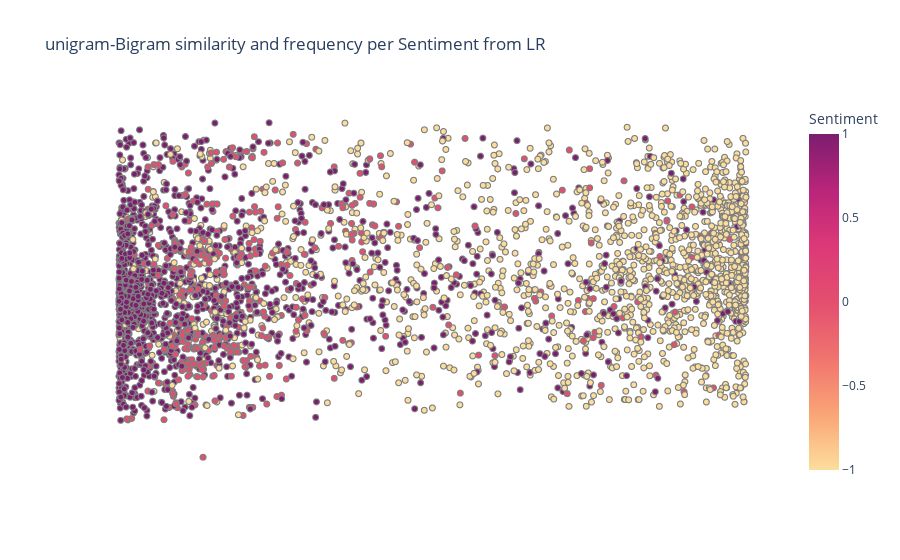

Notebook code for this chart:
### Markdown cell above
#  For LR
Θα χρησιμοποιήσουμε τα predicted probabilities που προκύπτουν απο το LR για το κατα πόσο είναι σίγουρο το μοντέλο οτι ενα tweet ανοίκει σε κάποια κλάση.

### Code cell
tsne = TSNE(n_components=2,learning_rate='auto',init='random')
# pca= PCA(n_components=1)
X_embedded  = tsne.fit_transform(tfidf)
df = pd.DataFrame(columns=['tsne_1','tsne_2','probas','tweet','Sentiment'])
df['tsne_1'] = X_embedded[:, 0]
# df['pca'] = X_embedded[:, 0]
df['tsne_2'] = X_embedded[:, 1]
df['probas'] = pd.DataFrame(probas3)
df['tweet'] = dataTest['OriginalTweet']
df['Sentiment'] = dataTest['Sentiment']
    # print(df.shape)
    # print(df['tsne_1'].head(2))
fig = px.scatter(df, x='probas', y='tsne_1', hover_name= 'tweet',color='Sentiment',size_max=45
                     , template='plotly_white', title='unigram-Bigram similarity and frequency per Sentiment from LR', labels={'words': 'Avg. Length<BR>(words)'}
                     , color_continuous_scale=px.colors.sequential.Sunsetdark)
fig.update_traces(marker=dict(line=dict(width=1, color='Gray')))
fig.update_xaxes(visible=False)
fig.update_yaxes(visible=False)
# fig.show()

iplot(fig)
#fig.write_html('scatter.html')

### Figure 1 — Plotly figure (JSON) as saved in the notebook; plotly's stock layout.template omitted (floating-point values rounded to 4 significant figures; data arrays with more than 128 entries replaced by an {"elided": "..."} marker saying what was removed)
{"data": [{"hovertemplate": "<b>%{hovertext}</b><br><br>probas=%{x}<br>tsne_1=%{y}<br>Sentiment=%{marker.color}<extra></extra>", "hovertext": {"elided": "3798 str values"}, "legendgroup": "", "marker": {"color": {"elided": "3798 int values"}, "coloraxis": "coloraxis", "line": {"color": "Gray", "width": 1}, "symbol": "circle"}, "mode": "markers", "name": "", "showlegend": false, "type": "scattergl", "x": {"elided": "3798 float values"}, "xaxis": "x", "y": {"elided": "3798 float values"}, "yaxis": "y"}], "layout": {"coloraxis": {"colorbar": {"title": {"text": "Sentiment"}}, "colorscale": [[0, "rgb(252, 222, 156)"], [0.1667, "rgb(250, 164, 118)"], [0.3333, "rgb(240, 116, 110)"], [0.5, "rgb(227, 79, 111)"], [0.6667, "rgb(220, 57, 119)"], [0.8333, "rgb(185, 37, 122)"], [1, "rgb(124, 29, 111)"]]}, "legend": {"tracegroupgap": 0}, "title": {"text": "unigram-Bigram similarity and frequency per Sentiment from LR"}, "xaxis": {"anchor": "y", "domain": [0, 1], "title": {"text": "probas"}, "visible": false}, "yaxis": {"anchor": "x", "domain": [0, 1], "title": {"text": "tsne_1"}, "visible": false}}}
